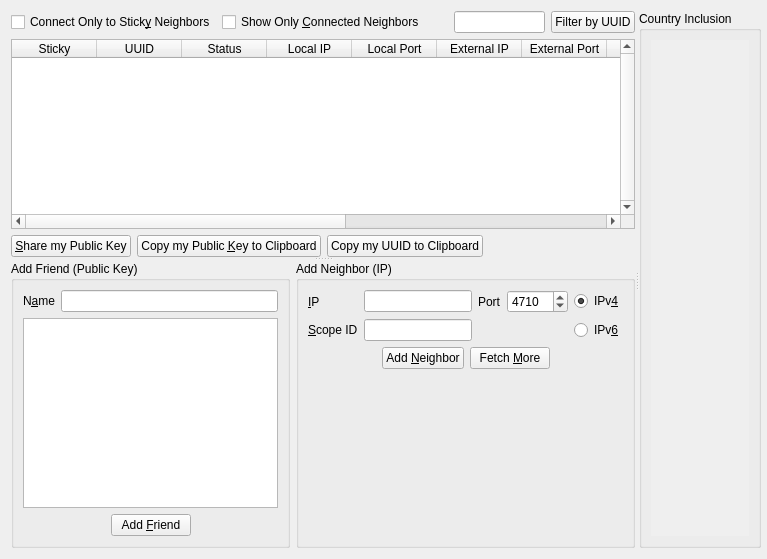
      <widget class="QWidget" name="tab_neighbors">
       <attribute name="icon">
        <iconset resource="../Icons/icons.qrc">
         <normaloff>:/tab-neighbours.png</normaloff>:/tab-neighbours.png</iconset>
       </attribute>
       <attribute name="title">
        <string>&amp;Neighbors</string>
       </attribute>
       <layout class="QHBoxLayout" name="horizontalLayout_28">
        <property name="leftMargin">
         <number>11</number>
        </property>
        <property name="rightMargin">
         <number>6</number>
        </property>
        <item>
         <widget class="QSplitter" name="neighborsHorizontalSplitter">
          <property name="orientation">
           <enum>Qt::Horizontal</enum>
          </property>
          <widget class="QSplitter" name="neighborsVerticalSplitter">
           <property name="orientation">
            <enum>Qt::Vertical</enum>
           </property>
           <property name="childrenCollapsible">
            <bool>false</bool>
           </property>
           <widget class="QWidget" name="layoutWidget1a">
            <layout class="QVBoxLayout" name="verticalLayout_2">
             <item>
              <layout class="QHBoxLayout" name="horizontalLayout_24">
               <item>
                <widget class="QCheckBox" name="checkBox">
                 <property name="text">
                  <string>Connect Only to Stick&amp;y Neighbors</string>
                 </property>
                </widget>
               </item>
               <item>
                <widget class="QCheckBox" name="showOnlyConnectedNeighbors">
                 <property name="sizePolicy">
                  <sizepolicy hsizetype="Fixed" vsizetype="Fixed">
                   <horstretch>0</horstretch>
                   <verstretch>0</verstretch>
                  </sizepolicy>
                 </property>
                 <property name="text">
                  <string>Show Only &amp;Connected Neighbors</string>
                 </property>
                </widget>
               </item>
               <item>
                <spacer name="horizontalSpacer_7">
                 <property name="orientation">
                  <enum>Qt::Horizontal</enum>
                 </property>
                 <property name="sizeHint" stdset="0">
                  <size>
                   <width>40</width>
                   <height>20</height>
                  </size>
                 </property>
                </spacer>
               </item>
               <item>
                <widget class="QLineEdit" name="lineEdit"/>
               </item>
               <item>
                <widget class="QPushButton" name="pushButton">
                 <property name="text">
                  <string>Filter by UUID</string>
                 </property>
                </widget>
               </item>
              </layout>
             </item>
             <item>
              <widget class="QTableWidget" name="neighbors">
               <property name="verticalScrollBarPolicy">
                <enum>Qt::ScrollBarAlwaysOn</enum>
               </property>
               <property name="alternatingRowColors">
                <bool>true</bool>
               </property>
               <property name="selectionMode">
                <enum>QAbstractItemView::SingleSelection</enum>
               </property>
               <property name="selectionBehavior">
                <enum>QAbstractItemView::SelectRows</enum>
               </property>
               <property name="horizontalScrollMode">
                <enum>QAbstractItemView::ScrollPerPixel</enum>
               </property>
               <property name="sortingEnabled">
                <bool>true</bool>
               </property>
               <attribute name="horizontalHeaderDefaultSectionSize">
                <number>85</number>
               </attribute>
               <attribute name="horizontalHeaderShowSortIndicator" stdset="0">
                <bool>true</bool>
               </attribute>
               <attribute name="horizontalHeaderStretchLastSection">
                <bool>true</bool>
               </attribute>
               <column>
                <property name="text">
                 <string>Sticky</string>
                </property>
               </column>
               <column>
                <property name="text">
                 <string>UUID</string>
                </property>
               </column>
               <column>
                <property name="text">
                 <string>Status</string>
                </property>
                <property name="icon">
                 <iconset resource="../Icons/icons.qrc">
                  <normaloff>:/connect_established.png</normaloff>:/connect_established.png</iconset>
                </property>
               </column>
               <column>
                <property name="text">
                 <string>Local IP</string>
                </property>
               </column>
               <column>
                <property name="text">
                 <string>Local Port</string>
                </property>
               </column>
               <column>
                <property name="text">
                 <string>External IP</string>
                </property>
               </column>
               <column>
                <property name="text">
                 <string>External Port</string>
                </property>
               </column>
               <column>
                <property name="text">
                 <string>Country</string>
                </property>
               </column>
               <column>
                <property name="text">
                 <string>Remote IP</string>
                </property>
               </column>
               <column>
                <property name="text">
                 <string>Remote Port</string>
                </property>
               </column>
               <column>
                <property name="text">
                 <string>Scope ID</string>
                </property>
               </column>
               <column>
                <property name="text">
                 <string>Protocol</string>
                </property>
               </column>
               <column>
                <property name="text">
                 <string>OID</string>
                </property>
               </column>
              </widget>
             </item>
             <item>
              <layout class="QHBoxLayout" name="horizontalLayout_4">
               <item>
                <widget class="QPushButton" name="pushButtonMakeFriends">
                 <property name="toolTip">
                  <string>Share public key with selected neighbor.</string>
                 </property>
                 <property name="text">
                  <string>&amp;Share my Public Key</string>
                 </property>
                 <property name="icon">
                  <iconset resource="../Icons/icons.qrc">
                   <normaloff>:/add-neighbor-to-chat.png</normaloff>:/add-neighbor-to-chat.png</iconset>
                 </property>
                </widget>
               </item>
               <item>
                <widget class="QPushButton" name="pushButtonCopytoClipboard">
                 <property name="text">
                  <string>Copy my Public &amp;Key to Clipboard</string>
                 </property>
                 <property name="icon">
                  <iconset resource="../Icons/icons.qrc">
                   <normaloff>:/addkey.png</normaloff>:/addkey.png</iconset>
                 </property>
                </widget>
               </item>
               <item>
                <widget class="QPushButton" name="copyuuid">
                 <property name="text">
                  <string>Copy my UUID to Clipboard</string>
                 </property>
                 <property name="icon">
                  <iconset resource="../Icons/icons.qrc">
                   <normaloff>:/uuid.png</normaloff>:/uuid.png</iconset>
                 </property>
                </widget>
               </item>
               <item>
                <spacer name="horizontalSpacer_24">
                 <property name="orientation">
                  <enum>Qt::Horizontal</enum>
                 </property>
                 <property name="sizeHint" stdset="0">
                  <size>
                   <width>40</width>
                   <height>20</height>
                  </size>
                 </property>
                </spacer>
               </item>
              </layout>
             </item>
            </layout>
           </widget>
           <widget class="QWidget" name="layoutWidget">
            <layout class="QHBoxLayout" name="horizontalLayout_2">
             <item>
              <widget class="QGroupBox" name="groupBox_addkey_2">
               <property name="title">
                <string>Add Friend (Public Key)</string>
               </property>
               <layout class="QVBoxLayout" name="verticalLayout_22">
                <item>
                 <layout class="QHBoxLayout" name="horizontalLayout_15">
                  <item>
                   <widget class="QLabel" name="label_6">
                    <property name="text">
                     <string>N&amp;ame</string>
                    </property>
                    <property name="buddy">
                     <cstring>friendName</cstring>
                    </property>
                   </widget>
                  </item>
                  <item>
                   <widget class="QLineEdit" name="friendName"/>
                  </item>
                 </layout>
                </item>
                <item>
                 <widget class="QTextEdit" name="friendPublicKey"/>
                </item>
                <item>
                 <layout class="QHBoxLayout" name="horizontalLayout_21">
                  <item>
                   <spacer name="horizontalSpacer_8">
                    <property name="orientation">
                     <enum>Qt::Horizontal</enum>
                    </property>
                    <property name="sizeHint" stdset="0">
                     <size>
                      <width>40</width>
                      <height>20</height>
                     </size>
                    </property>
                   </spacer>
                  </item>
                  <item>
                   <widget class="QPushButton" name="pushButton_6">
                    <property name="toolTip">
                     <string>Add Public Chat Key</string>
                    </property>
                    <property name="text">
                     <string>Add &amp;Friend</string>
                    </property>
                    <property name="icon">
                     <iconset resource="../Icons/icons.qrc">
                      <normaloff>:/addkey.png</normaloff>:/addkey.png</iconset>
                    </property>
                    <property name="iconSize">
                     <size>
                      <width>32</width>
                      <height>32</height>
                     </size>
                    </property>
                   </widget>
                  </item>
                  <item>
                   <spacer name="horizontalSpacer_20">
                    <property name="orientation">
                     <enum>Qt::Horizontal</enum>
                    </property>
                    <property name="sizeHint" stdset="0">
                     <size>
                      <width>40</width>
                      <height>20</height>
                     </size>
                    </property>
                   </spacer>
                  </item>
                 </layout>
                </item>
               </layout>
              </widget>
             </item>
             <item>
              <widget class="QGroupBox" name="groupBox_addip_2">
               <property name="title">
                <string>Add Neighbor (IP)</string>
               </property>
               <layout class="QVBoxLayout" name="verticalLayout_21">
                <property name="bottomMargin">
                 <number>11</number>
                </property>
                <item>
                 <layout class="QGridLayout" name="gridLayout_3">
                  <item row="1" column="0">
                   <widget class="QLabel" name="neighborScopeIdLabel">
                    <property name="text">
                     <string>&amp;Scope ID</string>
                    </property>
                    <property name="buddy">
                     <cstring>neighborScopeId</cstring>
                    </property>
                   </widget>
                  </item>
                  <item row="1" column="4">
                   <widget class="QRadioButton" name="ipv6Neighbor">
                    <property name="layoutDirection">
                     <enum>Qt::LeftToRight</enum>
                    </property>
                    <property name="text">
                     <string>IPv&amp;6</string>
                    </property>
                   </widget>
                  </item>
                  <item row="0" column="2">
                   <widget class="QLabel" name="label_13">
                    <property name="sizePolicy">
                     <sizepolicy hsizetype="Minimum" vsizetype="Preferred">
                      <horstretch>0</horstretch>
                      <verstretch>0</verstretch>
                     </sizepolicy>
                    </property>
                    <property name="layoutDirection">
                     <enum>Qt::RightToLeft</enum>
                    </property>
                    <property name="text">
                     <string>Port</string>
                    </property>
                    <property name="buddy">
                     <cstring>neighborPort</cstring>
                    </property>
                   </widget>
                  </item>
                  <item row="1" column="1">
                   <widget class="QLineEdit" name="neighborScopeId"/>
                  </item>
                  <item row="0" column="4">
                   <widget class="QRadioButton" name="ipv4Neighbor">
                    <property name="layoutDirection">
                     <enum>Qt::LeftToRight</enum>
                    </property>
                    <property name="text">
                     <string>IPv&amp;4</string>
                    </property>
                    <property name="checked">
                     <bool>true</bool>
                    </property>
                   </widget>
                  </item>
                  <item row="0" column="1">
                   <widget class="QLineEdit" name="neighborIP"/>
                  </item>
                  <item row="0" column="0">
                   <widget class="QLabel" name="label_24">
                    <property name="sizePolicy">
                     <sizepolicy hsizetype="Minimum" vsizetype="Preferred">
                      <horstretch>0</horstretch>
                      <verstretch>0</verstretch>
                     </sizepolicy>
                    </property>
                    <property name="layoutDirection">
                     <enum>Qt::RightToLeft</enum>
                    </property>
                    <property name="text">
                     <string>&amp;IP</string>
                    </property>
                    <property name="buddy">
                     <cstring>neighborIP</cstring>
                    </property>
                   </widget>
                  </item>
                  <item row="0" column="3">
                   <widget class="QSpinBox" name="neighborPort">
                    <property name="minimum">
                     <number>1</number>
                    </property>
                    <property name="maximum">
                     <number>65535</number>
                    </property>
                    <property name="value">
                     <number>4710</number>
                    </property>
                   </widget>
                  </item>
                 </layout>
                </item>
                <item>
                 <layout class="QHBoxLayout" name="horizontalLayout_6">
                  <item>
                   <spacer name="horizontalSpacer_10">
                    <property name="orientation">
                     <enum>Qt::Horizontal</enum>
                    </property>
                    <property name="sizeHint" stdset="0">
                     <size>
                      <width>40</width>
                      <height>20</height>
                     </size>
                    </property>
                   </spacer>
                  </item>
                  <item>
                   <widget class="QPushButton" name="addNeighbor">
                    <property name="toolTip">
                     <string>Add Neighbor</string>
                    </property>
                    <property name="text">
                     <string>Add &amp;Neighbor</string>
                    </property>
                    <property name="icon">
                     <iconset resource="../Icons/icons.qrc">
                      <normaloff>:/add.png</normaloff>:/add.png</iconset>
                    </property>
                    <property name="iconSize">
                     <size>
                      <width>32</width>
                      <height>32</height>
                     </size>
                    </property>
                   </widget>
                  </item>
                  <item>
                   <widget class="QPushButton" name="fetchMore">
                    <property name="toolTip">
                     <string>Invite More Neighbors</string>
                    </property>
                    <property name="text">
                     <string>Fetch &amp;More</string>
                    </property>
                    <property name="icon">
                     <iconset resource="../Icons/icons.qrc">
                      <normaloff>:/down.png</normaloff>:/down.png</iconset>
                    </property>
                    <property name="iconSize">
                     <size>
                      <width>32</width>
                      <height>32</height>
                     </size>
                    </property>
                   </widget>
                  </item>
                  <item>
                   <spacer name="horizontalSpacer_19">
                    <property name="orientation">
                     <enum>Qt::Horizontal</enum>
                    </property>
                    <property name="sizeHint" stdset="0">
                     <size>
                      <width>40</width>
                      <height>20</height>
                     </size>
                    </property>
                   </spacer>
                  </item>
                 </layout>
                </item>
                <item>
                 <spacer name="verticalSpacer_8">
                  <property name="orientation">
                   <enum>Qt::Vertical</enum>
                  </property>
                  <property name="sizeHint" stdset="0">
                   <size>
                    <width>20</width>
                    <height>40</height>
                   </size>
                  </property>
                 </spacer>
                </item>
               </layout>
              </widget>
             </item>
            </layout>
           </widget>
          </widget>
          <widget class="QGroupBox" name="approvedCountries">
           <property name="enabled">
            <bool>true</bool>
           </property>
           <property name="title">
            <string>Country Inclusion</string>
           </property>
           <layout class="QVBoxLayout" name="verticalLayout_25">
            <item>
             <widget class="QScrollArea" name="scrollArea_3">
              <property name="frameShape">
               <enum>QFrame::NoFrame</enum>
              </property>
              <property name="horizontalScrollBarPolicy">
               <enum>Qt::ScrollBarAlwaysOff</enum>
              </property>
              <property name="widgetResizable">
               <bool>true</bool>
              </property>
              <widget class="QWidget" name="scrollAreaWidgetContents_3">
               <property name="geometry">
                <rect>
                 <x>0</x>
                 <y>0</y>
                 <width>98</width>
                 <height>560</height>
                </rect>
               </property>
              </widget>
             </widget>
            </item>
           </layout>
          </widget>
         </widget>
        </item>
       </layout>
      </widget>
